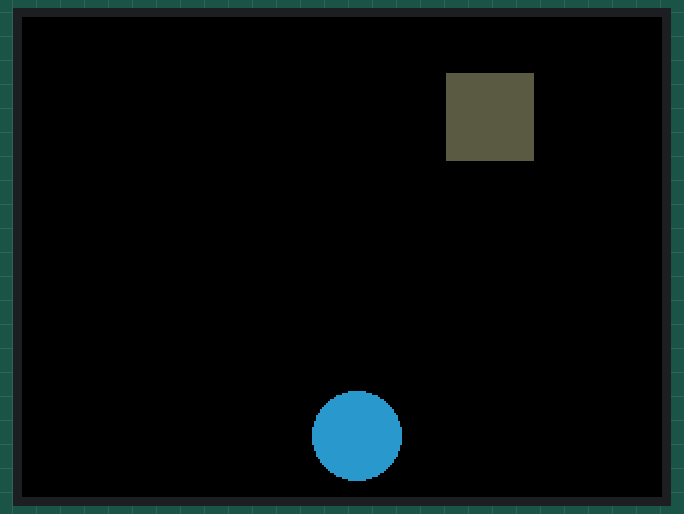
Recording of a program running on a simulated ESP32-S3. Shown: 320×240 colour display. Random numbers use the default seed unless the program sets one.

Above: at 0.3 s.
At 1.21 s:
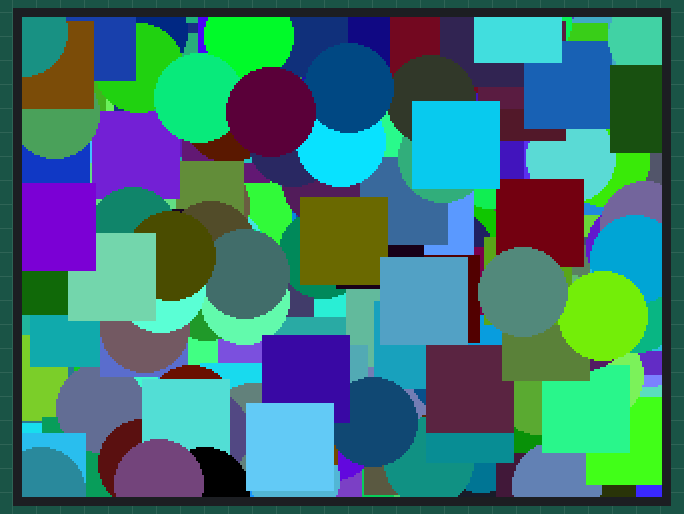
At 1.81 s:
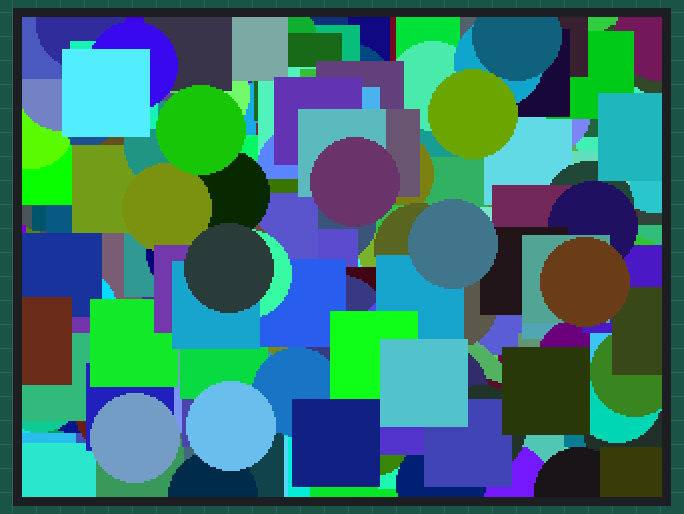
At 2.41 s:
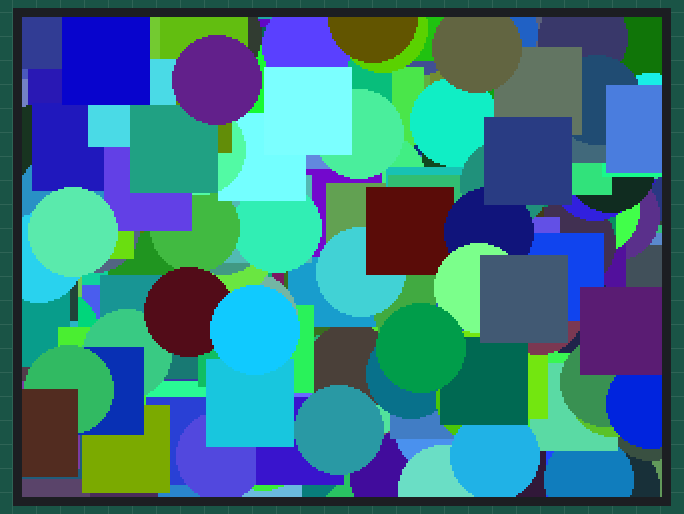
At 21.13 s:
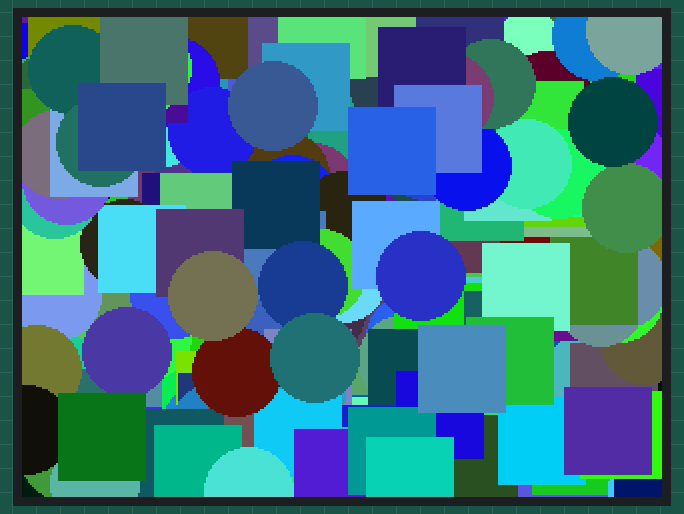
At 39.83 s:
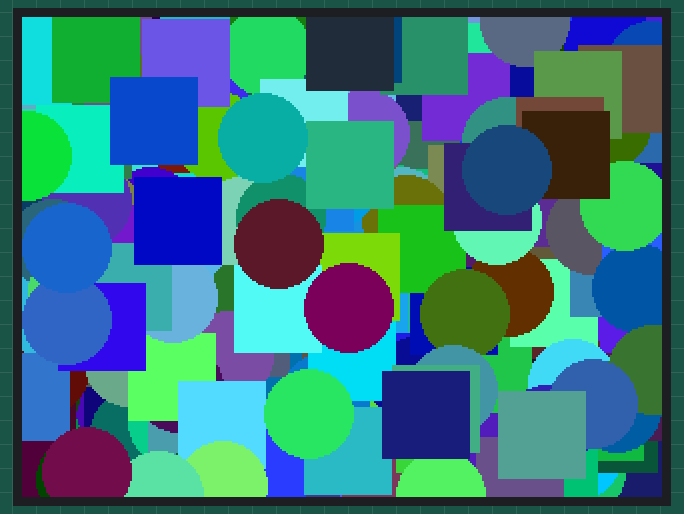

The program:

main.cpp
```cpp
#include "M5CoreS3.h"

void draw_function(LovyanGFX* gfx) {
    int x      = rand() % gfx->width();
    int y      = rand() % gfx->height();
    int r      = (gfx->width() >> 4) + 2;
    uint16_t c = rand();
    gfx->fillRect(x - r, y - r, r * 2, r * 2, c);
}

void setup() {
    auto cfg = M5.config();
    CoreS3.begin(cfg);
    int textsize = CoreS3.Display.height() / 60;
    if (textsize == 0) {
        textsize = 1;
    }
    CoreS3.Display.setTextSize(textsize);
}

void loop() {
    int x      = rand() % CoreS3.Display.width();
    int y      = rand() % CoreS3.Display.height();
    int r      = (CoreS3.Display.width() >> 4) + 2;
    uint16_t c = rand();
    CoreS3.Display.fillCircle(x, y, r, c);
    draw_function(&CoreS3.Display);
}
```
